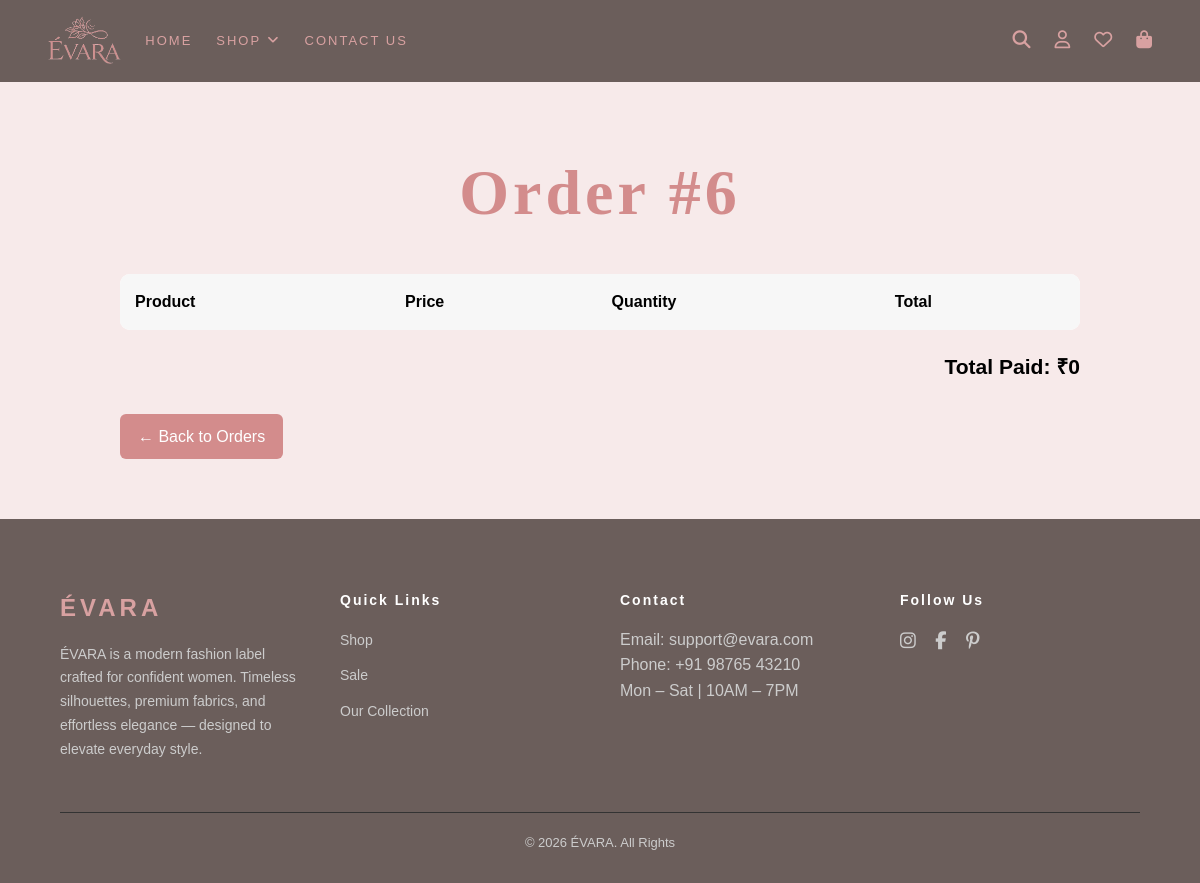
Page /order/6 (signed in) on the earlier database version.
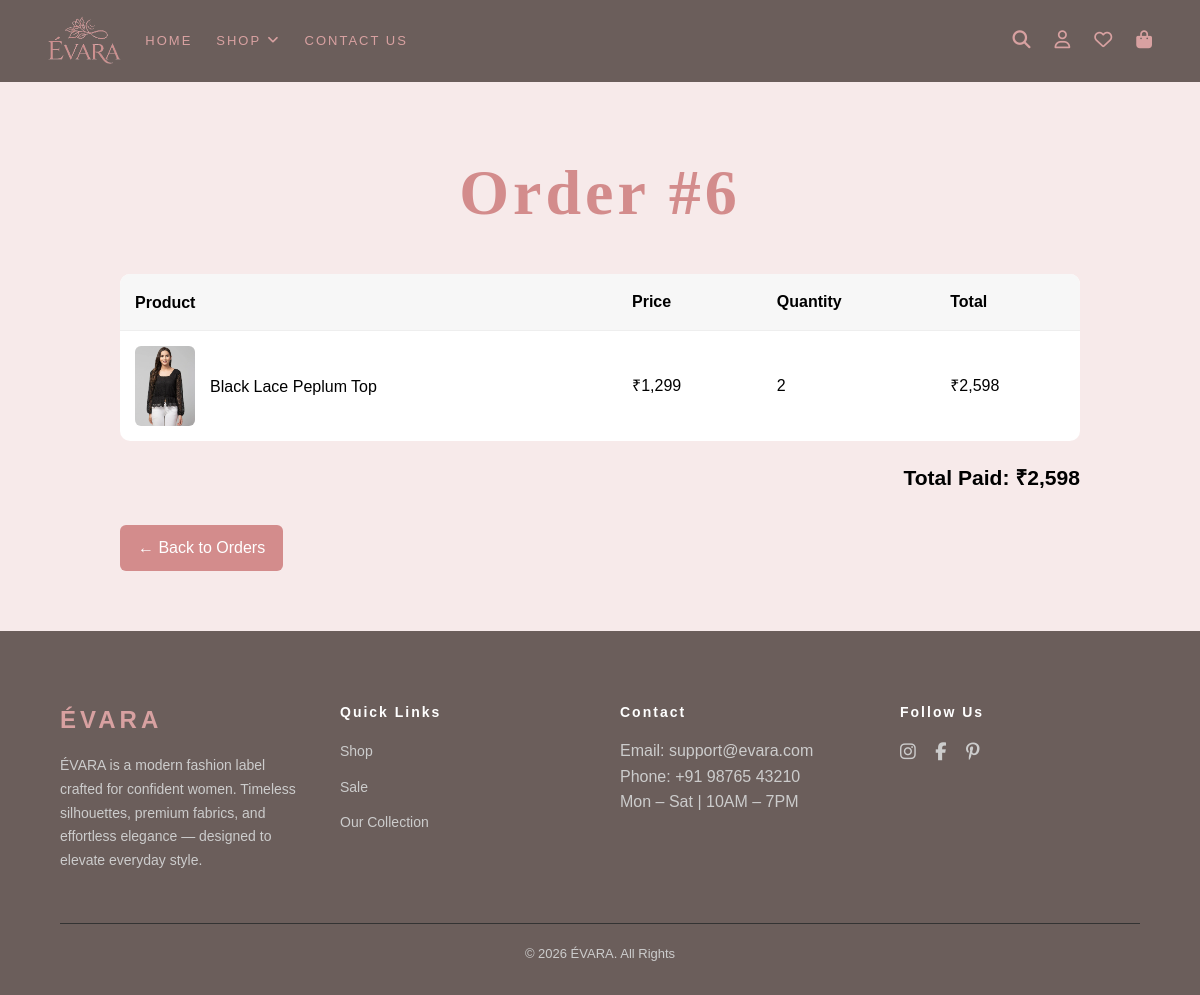
Same page on the later database version.
### tables this page shows
CREATE TABLE order_items (    id INTEGER PRIMARY KEY AUTOINCREMENT,    order_id INTEGER NOT NULL,    product_id INTEGER NOT NULL,    size TEXT NOT NULL,    quantity INTEGER NOT NULL,    price REAL NOT NULL,    FOREIGN KEY(order_id) REFERENCES orders(id),    FOREIGN KEY(product_id) REFERENCES products(id));

CREATE TABLE product_images (id integer primary key  autoincrement, product_id integer, image_url text not null, type TEXT, foreign key(product_id) references products(id));

CREATE TABLE products ( id INTEGER PRIMARY KEY AUTOINCREMENT, name TEXT NOT NULL, description TEXT, price NUMERIC NOT NULL, sale_price NUMERIC, category_id INTEGER, stock INTEGER, is_featured BOOLEAN, created_at DATETIME DEFAULT CURRENT_TIMESTAMP, FOREIGN KEY(category_id) REFERENCES categories(id));

### app.py (the view)
@app.route("/order/<int:order_id>")
def order_detail(order_id):
    if "user_id" not in session:
        return redirect("/login")
    with get_db_connection() as conn:
        items = conn.execute("SELECT p.id, p.name, p.price, p.sale_price, pi.image_url, oi.order_id, oi.quantity FROM order_items AS oi JOIN products AS P ON p.id = oi.product_id JOIN product_images AS pi ON pi.product_id = p.id WHERE oi.order_id = ? AND pi.type='f'",(order_id,)).fetchall()
    grand_total = sum(item["price"] * item["quantity"] for item in items)
    return render_template("order_detail.html", items=items, order_id=order_id, grand_total=grand_total)

### app.py (called while the page is built)
def get_db_connection():
    conn = sqlite3.connect("app.db")
    conn.row_factory = sqlite3.Row
    return conn

### helpers.py (called while the page is built)
def rs(value):
    return f"₹{value:,}"

### templates/order_detail.html (shortened to what this page needs)
{% extends "layout.html" %}
{% block content %}
<div class="order-detail-container">
<h1 class="order-title">Order #{{ order_id }}</h1>
<table class="order-items-table">
<thead>
<tr>
<th>Product</th>
<th>Price</th>
<th>Quantity</th>
<th>Total</th>
</tr>
</thead>
<tbody>
{% for item in items %}
<tr>
    <td data-label="Product" class="product-cell">
    <img src="{{ url_for('static', filename=item['image_url']) }}" class="product-img">
    <span>{{ item['name'] }}</span>
</td>
<td data-label="Price">
    {% if item['sale_price'] %}
        {{ rs(item['sale_price']) }}
    {% else %}
        {{ rs(item['price']) }}
    {% endif %}
</td>
<td data-label="Quantity">{{ item['quantity'] }}</td>
<td data-label="Total">
    {% if item['sale_price'] %}
        {{ rs(item['sale_price'] * item['quantity']) }}
    {% else %}
        {{ rs(item['price'] * item['quantity']) }}
    {% endif %}
</td>
</tr>
{% endfor %}
</tbody>
</table>
<div class="order-total">
<h3>Total Paid: {{ rs(grand_total) }}</h3>
</div>
<a href="{{ url_for('orders') }}" class="back-btn">
← Back to Orders
</a>
</div>
{% endblock %}

### templates/layout.html (shortened to what this page needs)
<!DOCTYPE html>
<html lang="en">
    <head>
        <link rel="stylesheet" href="https://cdnjs.cloudflare.com/ajax/libs/font-awesome/6.5.0/css/all.min.css">
        <link rel="stylesheet" href="{{ url_for('static', filename='style.css') }}">
    </head>
    <body>
        <header class="header">
            <nav class="header-nav">
                <div class="nav-left">
                    <div class="header-logo">
                        <img src="{{ url_for('static', filename='images/logo.png') }}">
                    </div>
                </div>
                <div class="header-links" id="headerLinks">
                    <a href="{{ url_for('home') }}">HOME</a>
                    <div class="nav-dropdown">
                        <a href="{{ url_for('shop') }}" class="nav-link">SHOP <i class="fa-solid fa-angle-down"></i></a>
                    </div>
                    <a href="#footer">CONTACT US</a>
                </div>
                <div class="header-icons">
                    <label class="header-search-icon">
                        <i class="fa-solid fa-magnifying-glass header-search-icon"></i>
                    </label>
                    <a href="{{ url_for('dashboard') }}"><i class="fa-regular fa-user" id="userIcon"></i></a>
                    <a href="{{ url_for('wishlist') }}"><i class="fa-regular fa-heart" id="wishlistIcon"></i></a>
                    <a href="{{ url_for('cart') }}"><i class="fa-solid fa-bag-shopping" id="cartIcon"></i></a>
                </div>
            </nav>
        </header>
        <main>
            {% block content %}
            {% endblock %}
        </main>
        <footer id="footer">
            <div class="footer-container">
                <div class="footer-col">
                    <h2 class="footer-logo">ÉVARA</h2>
                    <p class="footer-about">
                        ÉVARA is a modern fashion label crafted for confident women.
                        Timeless silhouettes, premium fabrics, and effortless elegance —
                        designed to elevate everyday style.
                    </p>
                </div>
                <div class="footer-col">
                    <h4>Quick Links</h4>
                    <ul>
                        <li><a href="{{ url_for('shop') }}">Shop</a></li>
                        <li><a href="#sale">Sale</a></li>
                        <li><a href="#collection">Our Collection</a></li>
                    </ul>
                </div>
                <div class="footer-col">
                    <h4>Contact</h4>
                    <p>Email: support@evara.com</p>
                    <p>Phone: +91 98765 43210</p>
                    <p>Mon – Sat | 10AM – 7PM</p>
                    </div>
                    <div class="footer-col">
                    <h4>Follow Us</h4>
                    <div class="footer-socials">
                        <a href="#"><i class="fa-brands fa-instagram"></i></a>
                        <a href="#"><i class="fa-brands fa-facebook-f"></i></a>
                        <a href="#"><i class="fa-brands fa-pinterest-p"></i></a>
                    </div>
                </div>
            </div>
            <div class="footer-bottom">
                <p>© 2026 ÉVARA. All Rights</p>
            </div>
        </footer>
    </body>
</html>

### static/style.css (style rules this page uses)
* { margin: 0; padding: 0; box-sizing: border-box; }
body { background-color: #f7eaea; font-family: Arial, sans-serif; line-height: 1.6; width: 100%; overflow-x: hidden; }
main { position: relative; z-index: 1; }
.header { background: #6b5e5b; padding: 1rem 0; top: 0; z-index: 100; width: 100%; position: sticky; }
.header-nav { display: flex; justify-content: space-between; align-items: center; padding: 0 4rem; width: 100%; margin: 0 auto; gap: 2rem; position: relative; }
.nav-left { display: flex; align-items: center; gap: 1.5rem; z-index: 10003; position: relative; }
.header-logo { height: 50px; width: auto; }
.header-logo img { cursor: pointer; width: auto; height: 100%; object-fit: contain; transition: all 0.3s ease; }
.header-links { flex: 1; display: flex; justify-content: flex-start; align-items: center; top:70px; z-index: 9999; gap: 2rem; }
.header-links a { color: #d8a1a1; text-decoration: none; transition: all 0.3s ease; font-size: 14px; letter-spacing: 2px; white-space: nowrap; }
.nav-dropdown { position: relative; }
.nav-link { color: #d8a1a1; text-decoration: none; letter-spacing: 2px; display: flex; align-items: center; gap: 6px; cursor: pointer; }
.header-icons { display: flex; justify-content: flex-end; align-items: center; gap: 1.5rem; position: relative; z-index: 1; }
.header-icons i { color: #d8a1a1; text-decoration: none; cursor: pointer; transition: all 0.3s ease; font-size: 18px; }
.header-search-icon { color: #d8a1a1; transition: all 0.3s ease; cursor: pointer; }
#footer { background: #6b5e5b; color: #ccc; padding: 70px 60px 30px; }
.footer-container { display: grid; grid-template-columns: repeat(auto-fit, minmax(220px, 1fr)); gap: 40px; }
.footer-logo { color: #d8a1a1; letter-spacing: 4px; margin-bottom: 15px; }
.footer-about { font-size: 14px; line-height: 1.7; }
.footer-col h4 { color: #fff; margin-bottom: 15px; letter-spacing: 2px; font-size: 14px; }
.footer-col ul { list-style: none; padding: 0; }
.footer-col ul li { margin-bottom: 10px; }
.footer-col ul li a { color: #ccc; text-decoration: none; font-size: 14px; transition: color 0.3s ease; }
.footer-socials a { color: #ccc; font-size: 18px; margin-right: 15px; transition: color 0.3s ease; }
.footer-bottom { text-align: center; margin-top: 50px; padding-top: 20px; border-top: 1px solid #333; font-size: 13px; }
h1 { font-size: clamp(2rem, 6vw, 4rem); color: #d8a1a1; font-family: "AmstelvarAlpha", serif; letter-spacing: 0.25rem; transition: transform 0.1s ease-out; text-align: center; margin-bottom: 2rem; }
.order-detail-container { max-width:1000px; margin:auto; padding:60px 20px; }
.order-title { margin-bottom:30px; color:#d38c8c; }
.order-items-table { width:100%; border-collapse:collapse; background:white; border-radius:10px; overflow:hidden; }
.order-items-table th { background:#f7f7f7; padding:15px; text-align:left; }
.order-items-table td { padding:15px; border-top:1px solid #eee; }
.product-cell { display:flex; align-items:center; gap:15px; }
.product-img { width:60px; border-radius:6px; }
.order-total { text-align:right; margin-top:20px; font-size:18px; font-weight:600; }
.back-btn { display:inline-block; margin-top:30px; text-decoration:none; background:#d38c8c; color:white; padding:10px 18px; border-radius:6px; }
@media screen and (min-width: 1025px) and (max-width: 1200px) { .header-nav { padding: 0 3rem; gap: 1.5rem; } }
@media screen and (min-width: 1025px) and (max-width: 1200px) { .header-links { gap: 1.5rem; } }
@media screen and (min-width: 1025px) and (max-width: 1200px) { .header-links a { font-size: 13px; } }

Differences in the rows shown:
added order_items: image_url (picture), name "Black Lace Peplum Top", quantity "2"
now on this page (row unchanged): products: price "₹1,299", rs(item['price']*item['quantity']) "₹2,598"
Other differences:
{{ rs(grand_total) }}: "₹0" → "₹2,598"
